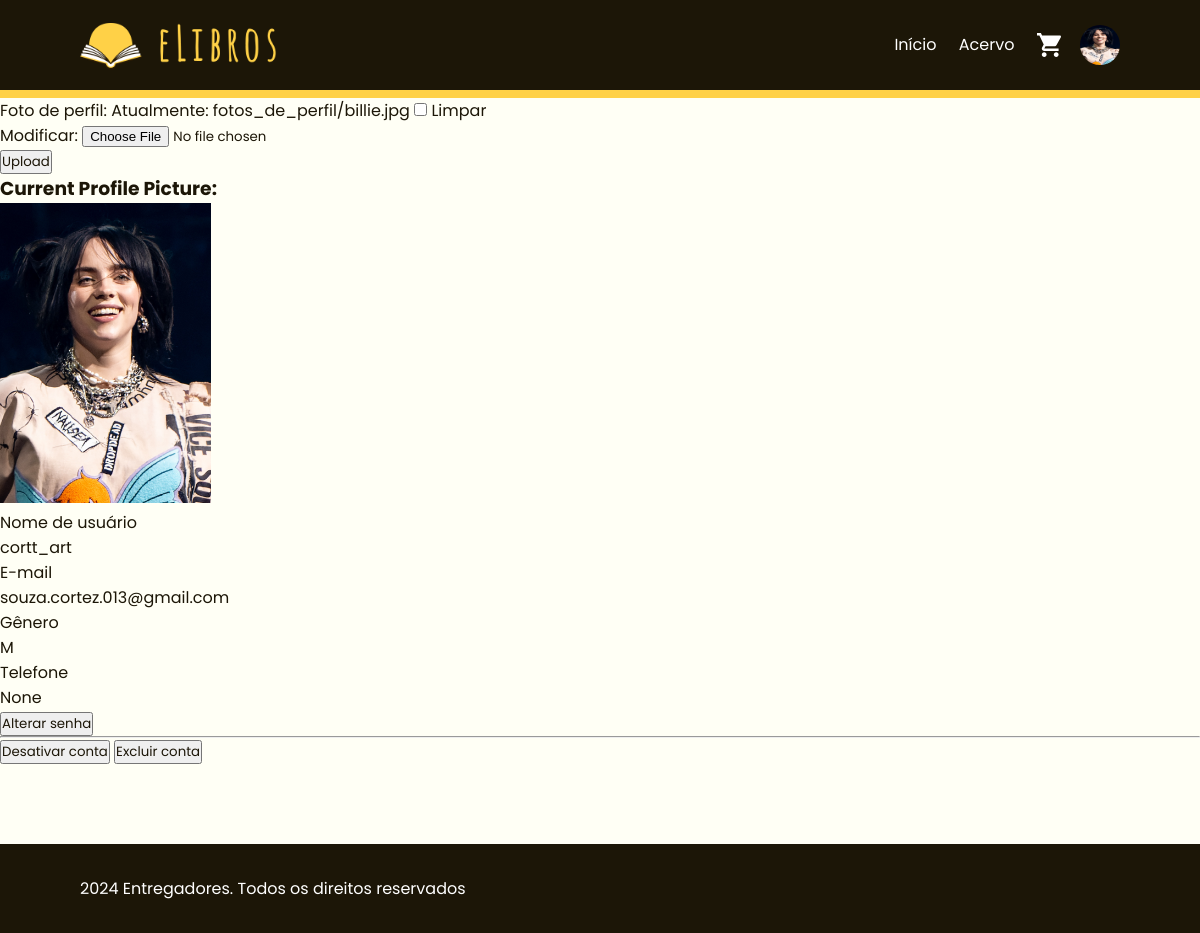
Page /perfil/ (signed in) on the committed database.
### accounts/models.py (models this page shows, shortened)
class Cliente(AbstractUser):
    nome = models.CharField(blank=True, null=True, max_length=100, validators=[nao_nulo])
    CPF = models.CharField(blank=True, null=True, max_length=15)
    foto_de_perfil = models.ImageField(upload_to='fotos_de_perfil/', blank=True, null=True)
    genero_choices = (
        ("F", "Feminino"),
        ("M", "Masculino"),
        ("NB", "Não-binário"),
        ("PND", "Prefiro não dizer"),
        ("OU", "Outro")
    )
    telefone = models.CharField(max_length=15, blank=True, null=True)
    genero = models.CharField(max_length=20, choices=genero_choices, default="F", null=True, blank=True, verbose_name="Gênero")
    outro_genero = models.CharField(max_length=50, blank=True, null=True, verbose_name="Outro Gênero")
    dt_nasc = models.DateField(blank=True, null=True, verbose_name="Data de Nascimento")
    enderecos = models.ManyToManyField(Endereco, related_name="enderecos_do_cliente", blank=True)

### elibrosLoja/views.py (the view)
# urls.py: path("perfil/", perfil, name="perfil"),
@login_required
def perfil(request):
    cliente = request.user
    if request.method == 'POST':
        form = UserImageForm(request.POST, request.FILES, instance=cliente)
        if form.is_valid():
            form.save()
            return redirect('perfil')  # Redirect to the same page to see the changes
    else:
        form = UserImageForm(instance=cliente)
    context = {
        'cliente': cliente,
        'form': form,
    }
    return render(request, 'elibrosLoja/perfil.html', context=context)

### elibrosLoja/forms.py
class UserImageForm(forms.ModelForm):
    class Meta:
        model = Cliente
        fields = ['foto_de_perfil']

### templates/elibrosLoja/perfil.html (shortened to what this page needs)
{% extends '_base.html' %}
{% load static %}
{% block content %}
<main>
<form method="post" enctype="multipart/form-data">
    {{ form.as_p }}
    <button type="submit">Upload</button>
</form>
{% if cliente.foto_de_perfil %}
    <h3>Current Profile Picture:</h3>
    <img src="{{ cliente.foto_de_perfil.url }}" alt="Profile Picture" style="max-height:300px">
{% endif %}
<p>Nome de usuário</p>
<p>{{ cliente.username }}</p>
<p>E-mail</p>
<p>{{ cliente.email }}</p>
<p>Gênero</p>
<p>{{ cliente.genero }}</p>
<p>Telefone</p>
<p>{{ cliente.telefone }}</p>
<div class="senha_autenticacao">
    <button>Alterar senha</button>
    <hr>
    <button>Desativar conta</button>
    <button>Excluir conta</button>
</div>
</main>
{% endblock content %}

### templates/_base.html (shortened to what this page needs)
{% load static %}
<!DOCTYPE html>
<html lang="pt-br">
<head>
  {% block css %}
  <link rel="stylesheet" href="{% static 'css/base.css' %}">
  {% endblock %}
</head>
<body>
  <header>
    <h1><a href="{% url 'inicio' %}"><img src="{% static 'images/logo.png' %}"></a></h1>
    <nav>
      <ul class="navbar-ul">
        <li>
          <a class="nav-link-normal" href="{% url 'inicio' %}">Início</a>
        </li>
        <li>
          <a class="nav-link-normal" href="{% url 'acervo' %}">Acervo</a>
        </li>
        {% if user.is_authenticated %}
        <li>
          <a id="carrinho" class="nav-link" href="{% url 'carrinho' %}"><img src="{% static 'images/icons/carrinho.svg' %}"></a>
        </li>
        <li id="dropdown">
          <div>
              <div id="perfil">
                {% if cliente.foto_de_perfil %}
                  <img src="{{ cliente.foto_de_perfil.url }}">
                {% else %}
                  <img src="{% static 'images/usuario'%}">
                {% endif %}
              </div>
          </div>
        </li>
        {% endif %}
      </ul>
    </nav>
  </header>
  {% block content %}{% endblock content %}
  <footer>
    <p>2024 Entregadores. Todos os direitos reservados</p>
  </footer>
</body>
</html>

### static/css/base.css (style rules this page uses)
body { background-color: #FFFFF5; width: 100%; }
a { text-decoration: none; }
* { margin: 0; padding: 0; font-family: Poppins; color: #1C1607; }
header { padding: 1em 5em; border-bottom: 8px #FFD147 solid; display: flex; flex-direction: row; justify-content: space-between; background-color: #1C1607; }
header h1 a { display: flex; }
header h1 a img { width: 200px; }
header nav { display: flex; }
header nav ul { gap: 1em; list-style-type: none; display: flex; flex-direction: row; }
header nav ul li { display: flex; align-items: center; justify-content: center; }
header nav ul li a { color: #FFF; padding: 0 0.2em; text-decoration: none; display: flex; }
.nav-link-normal { position: relative; }
.nav-link-normal:before { content: ""; position: absolute; width: 100%; height: 1px; bottom: -1px; left: 0; background-color: #FFD147; visibility: hidden; -webkit-transform: scaleX(0); transform: scaleX(0); -webkit-transition: all 0.17s ease-in-out 0s; transition: all 0.17s ease-in-out 0s; }
#carrinho img { width: 24px; }
#perfil { display: flex; align-items: center; justify-content: center; }
#perfil img { width: 40px; height: 40px; border-radius: 40px; }
#dropdown { position: relative; }
footer { margin-top: 5em; padding: 2em 5em; background-color: #1C1607; }
footer p { color: #fff; }

### rows in the picture
Cliente: foto_de_perfil (picture), username "cortt_art", email "souza.cortez.013@gmail.com", genero "M", telefone "None"
